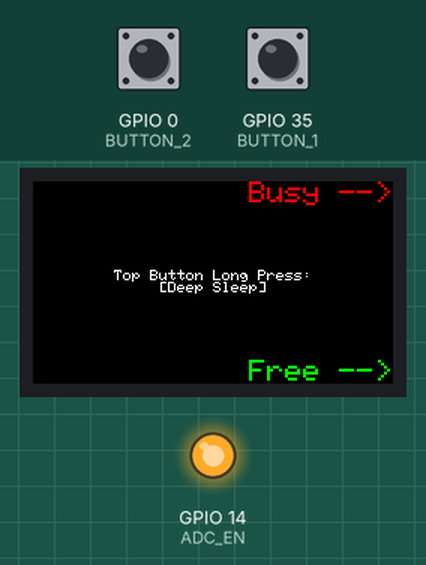
Bench run of a sketch on a simulated ESP32. On the bench: 240×135 colour display, output pins drawn as LEDs (lit = HIGH). Inputs (shaded band) come from the test bench; at power-on: GPIO 0 (BUTTON_2) HIGH, GPIO 35 (BUTTON_1) HIGH. At 8.3 s the program puts the board to deep sleep or switches it off; the recording ends there.

Above: at 2.4 s.
2.5 s: GPIO 0 (BUTTON_2) pulled LOW for 0.15 s
At 3.3 s:
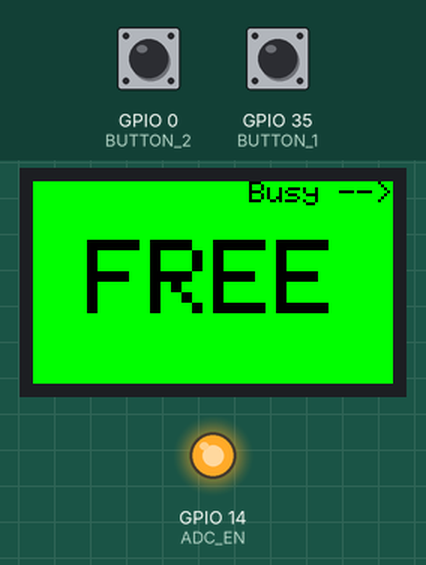
4.1 s: GPIO 35 (BUTTON_1) pulled LOW for 0.15 s
At 4.5 s:
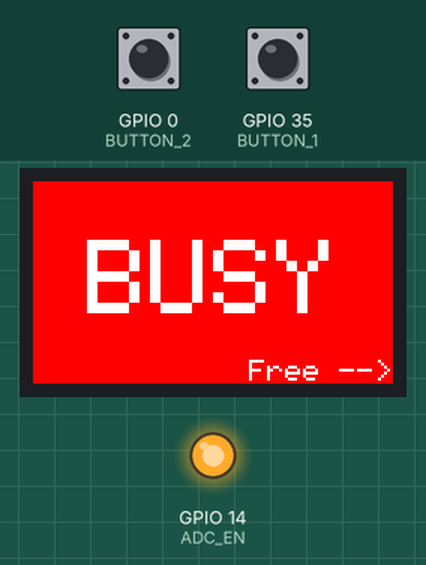
5.7 s: GPIO 35 (BUTTON_1) pulled LOW for 1 s
At 7.8 s:
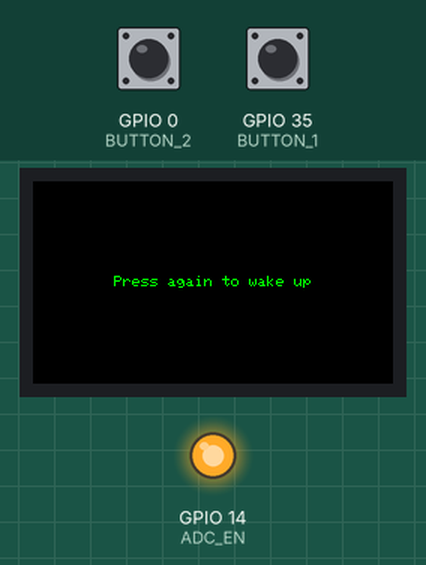
Timing chart, 0 to 8.3 s (numbered marks = the images above; inputs shaded):
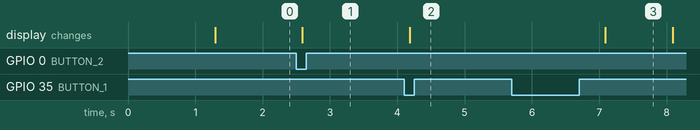

Measured:
- after the input at 2.5 s, the display: changes after 0.09 s (image 1)
- after the input at 4.1 s, the display: changes after 0.09 s (image 2)
- after the input at 5.7 s, the display: changes after 1.4 s (image 3)
- what the display in image 3 shows lasts 1.0 s, from 7.1 s to 8.1 s

The sketch:

TDisplay-BusyBoxStandalone.ino
```cpp
/***************************************************************************************
  BusyBox Standalone for LilyGo T-Display

  Created:   7 Dec 2023

  Hardware
    - Microcontroller       LilyGo T-Display

  Description: This is a standalone device within the BusyBox umbrella. This is written
  for an ESP32 device with a screen. This device will display either the free or busy
  message; the message is changed by pressing the associated button on the dev board.
  Look at the device screen after startup for more details.

 **************************************************************************************/

#include <TFT_eSPI.h>
#include <SPI.h>
#include "Button2.h"
#include "esp_adc_cal.h"
#include "BusyBoxSmooth.h"

#define ADC_EN 14
#define ADC_PIN 34
#define BUTTON_1 35
#define BUTTON_2 0

TFT_eSPI tft = TFT_eSPI(135, 240);
Button2 btn1(BUTTON_1);
Button2 btn2(BUTTON_2);

char buff[512];
int vref = 1100;

// Sleep Delay
void espDelay(int ms) {
    esp_sleep_enable_timer_wakeup(ms * 1000);
    esp_sleep_pd_config(ESP_PD_DOMAIN_RTC_PERIPH, ESP_PD_OPTION_ON);
    esp_light_sleep_start();
}

void button_init() {
    // Device Sleep Handler
    btn1.setLongClickHandler([](Button2 &b) {
    int r = digitalRead(TFT_BL);
    tft.fillScreen(TFT_BLACK);
    tft.setTextColor(TFT_GREEN, TFT_BLACK);
    tft.setTextDatum(MC_DATUM);
    tft.setTextSize(1);
    tft.drawString("Press again to wake up", tft.width() / 2, tft.height() / 2);
    espDelay(6000);
    digitalWrite(TFT_BL, !r);
    tft.writecommand(TFT_DISPOFF);
    tft.writecommand(TFT_SLPIN);

    esp_sleep_disable_wakeup_source(ESP_SLEEP_WAKEUP_TIMER);
    esp_sleep_enable_ext0_wakeup(GPIO_NUM_35, 0);
    delay(200);
    esp_deep_sleep_start();
    });

    // Busy Handler
    btn1.setPressedHandler([](Button2 &b) {
    tft.fillScreen(TFT_RED);
    tft.setTextColor(TFT_WHITE);
    tft.setTextDatum(MC_DATUM);
    tft.setTextSize(8);
    tft.drawString("BUSY", tft.width() / 2, tft.height() / 2);

    tft.setTextSize(2);
    tft.setTextDatum(BR_DATUM);
    tft.drawString("Free -->", tft.width(), tft.height());
    });

    // Free Handler
    btn2.setPressedHandler([](Button2 &b) {
    tft.fillScreen(TFT_GREEN);
    tft.setTextColor(TFT_BLACK);
    tft.setTextDatum(MC_DATUM);
    tft.setTextSize(8);
    tft.drawString("FREE", tft.width() / 2, tft.height() / 2);

    tft.setTextSize(2);
    tft.setTextDatum(TR_DATUM);
    tft.drawString("Busy -->", tft.width(), 0);
    });
}

void button_loop() {
    btn1.loop();
    btn2.loop();
}

void setup() {
    pinMode(ADC_EN, OUTPUT);
    digitalWrite(ADC_EN, HIGH);

    // Screen Init
    tft.init();
    tft.setRotation(1);
    tft.fillScreen(TFT_BLACK);
    tft.setCursor(0, 0);
    tft.setTextSize(1);
    tft.setSwapBytes(true);

    // BusyBox Splash Screen
    tft.pushImage(18, 2, 204, 132, BusyBoxSmooth);
    espDelay(4000);

    button_init();

    esp_adc_cal_characteristics_t adc_chars;
    esp_adc_cal_value_t val_type = esp_adc_cal_characterize(ADC_UNIT_1, ADC_ATTEN_DB_11, ADC_WIDTH_BIT_12, 1100, &adc_chars);
    if (val_type == ESP_ADC_CAL_VAL_EFUSE_VREF) {
        vref = adc_chars.vref;
    }

    tft.fillScreen(TFT_BLACK);

    // Set Busy Line
    tft.setTextSize(2);
    tft.setTextColor(TFT_RED);
    tft.setTextDatum(TR_DATUM);
    tft.drawString("Busy -->", tft.width(), 0);

    // Set Sleep Line
    tft.setTextSize(1);
    tft.setTextColor(TFT_WHITE);
    tft.setTextDatum(MC_DATUM);
    tft.drawString("Top Button Long Press:", tft.width() / 2, tft.height() / 2 - 4);
    tft.drawString("[Deep Sleep]", tft.width() / 2, tft.height() / 2 + 4);

    // Set Free Line
    tft.setTextSize(2);
    tft.setTextColor(TFT_GREEN);
    tft.setTextDatum(BR_DATUM);
    tft.drawString("Free -->", tft.width(), tft.height());
}

void loop() {
    button_loop();
}
```

Source omitted: syBoxSmooth.h (data table, 260604 bytes)
